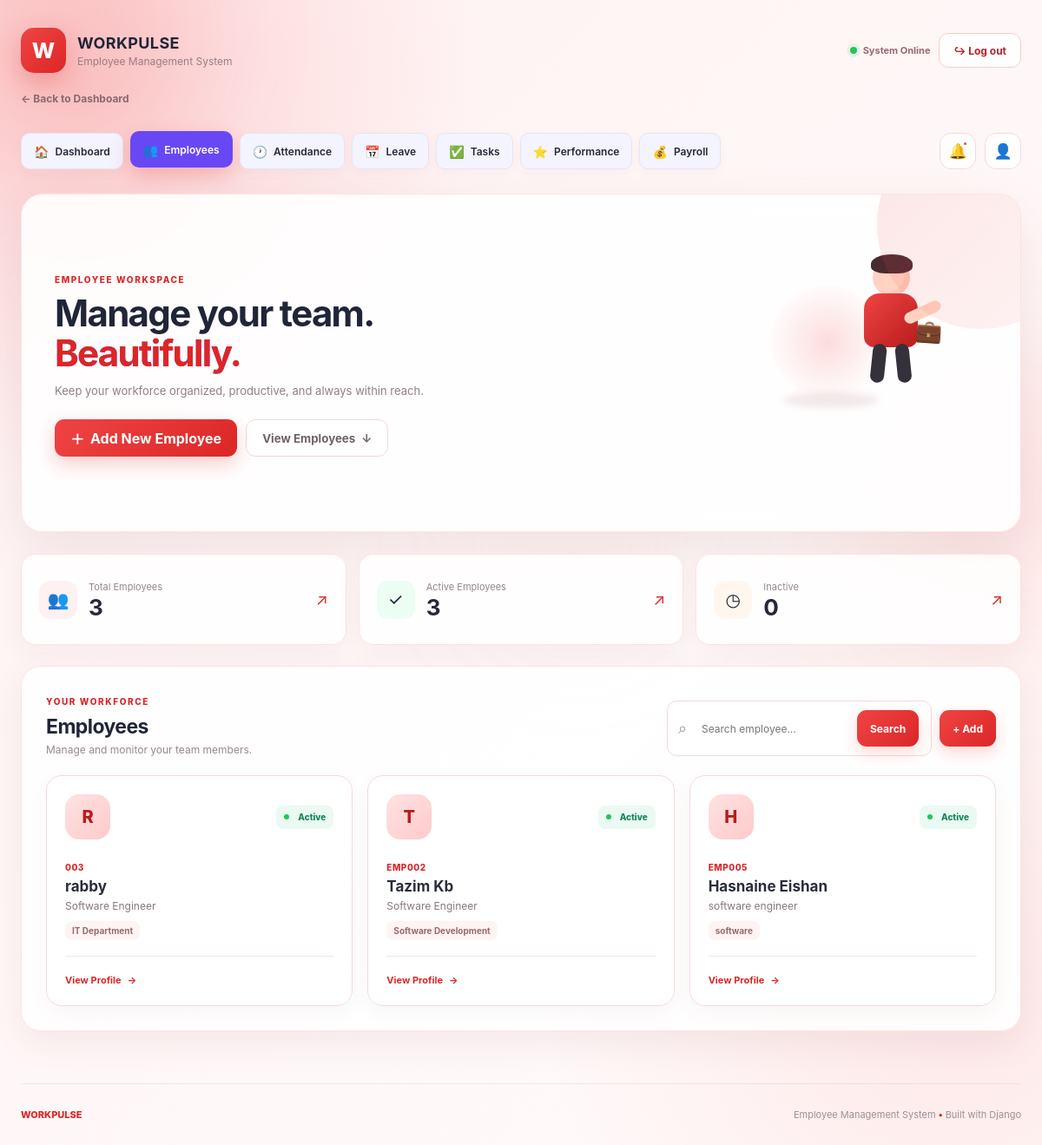
Screenshot of /employees/ (signed in) with the database file from the repository.
### core/models.py (models this page shows, shortened)
class Employee(models.Model):
    user = models.OneToOneField(
        User,
        on_delete=models.SET_NULL,
        null=True,
        blank=True,
        related_name='employee_profile'
    )
    employee_id = models.CharField(
        max_length=20,
        unique=True
    )
    full_name = models.CharField(
        max_length=100
    )
    email = models.EmailField(
        unique=True
    )
    phone = models.CharField(
        max_length=20
    )
    department = models.CharField(
        max_length=100
    )
    designation = models.CharField(
        max_length=100
    )
    joining_date = models.DateField()
    monthly_salary = models.DecimalField(
        max_digits=12,
        decimal_places=2,
        default=0
    )
    is_active = models.BooleanField(
        default=True
    )

### core/views.py (the view, shortened to what this page needs)
@admin_required
def employee_list(request):
    query = request.GET.get('q', '').strip()
    active_filter = request.GET.get('active', '')
    all_employees = Employee.objects.all()
    employees = all_employees.order_by('employee_id')
    if active_filter in ('active', 'inactive'):
        employees = employees.filter(is_active=active_filter == 'active')
    return render(
        request,
        'core/employee_list.html',
        {
            'employees': employees,
            'query': query,
            'active_filter': active_filter,
            'total_employees': all_employees.count(),
            'active_employees': all_employees.filter(is_active=True).count(),
            'inactive_employees': all_employees.filter(is_active=False).count(),
        }
    )

### core/context_processors.py (called while the page is built)
def workpulse_notifications(request):
    if not request.user.is_authenticated:
        return {}
    notifications = Notification.objects.filter(recipient=request.user)
    return {
        'unread_notifications': notifications.filter(read_at__isnull=True)[:5],
        'unread_notification_count': notifications.filter(read_at__isnull=True).count(),
    }

### core/views.py (called while the page is built)
def admin_required(view):
    return never_cache(user_passes_test(
        lambda user: user.is_authenticated and user.is_staff,
        login_url='admin_login',
    )(view))

### core/templates/core/employee_list.html (shortened to what this page needs)
{% load static %}
<!DOCTYPE html>
<html lang="en">
<head>
    <link rel="stylesheet" href="{% static 'core/css/style.css' %}">
</head>
<body>
    <div class="bg-orb orb-one"></div>
    <div class="bg-orb orb-three"></div>
    <main class="dashboard">
        <header class="topbar">
            <div class="brand">
                <div class="brand-icon">
                    W
                </div>
                <div>
                    <h2>WORKPULSE</h2>
                    <span>Employee Management System</span>
                </div>
            </div>
            <div class="top-actions">
                <div class="live-status">
                    <span></span>
                    System Online
                </div>
                <a
                    href="{% url 'logout' %}"
                    class="logout-btn"
                >
                    ↪ Log out
                </a>
            </div>
        </header>
        <a
            href="{% url 'dashboard_page' %}"
            class="back-dashboard"
        >
            ← Back to Dashboard
        </a>
        <nav class="main-navigation">
            <div class="nav-links">
                <a
                    href="{% url 'dashboard_page' %}"
                    class="nav-link"
                >
                    <span class="nav-icon">🏠</span>
                    Dashboard
                </a>
                <a
                    href="{% url 'employee_list' %}"
                    class="nav-link active"
                >
                    <span class="nav-icon">👥</span>
                    Employees
                </a>
                <a
                    href="{% url 'attendance_list' %}"
                    class="nav-link"
                >
                    <span class="nav-icon">🕐</span>
                    Attendance
                </a>
                <a
                    href="{% url 'leave_list' %}"
                    class="nav-link"
                >
                    <span class="nav-icon">📅</span>
                    Leave
                </a>
                <a
                    href="{% url 'task_list' %}"
                    class="nav-link"
                >
                    <span class="nav-icon">✅</span>
                    Tasks
                </a>
                <a
                    href="{% url 'performance_list' %}"
                    class="nav-link"
                >
                    <span class="nav-icon">⭐</span>
                    Performance
                </a>
                <a
                    href="{% url 'payroll_list' %}"
                    class="nav-link"
                >
                    <span class="nav-icon">💰</span>
                    Payroll
                </a>
            </div>
            <div class="nav-actions">
                <div class="notification-wrapper">
                    <button
                        type="button"
                        class="nav-icon-button"
                        id="notificationButton"
                        title="Notifications"
                        aria-label="Open notifications"
                    >
                        🔔
                        <span class="notification-dot"></span>
                    </button>
                </div>
                <div class="admin-wrapper">
                    <button
                        type="button"
                        class="nav-icon-button"
                        id="adminButton"
                        title="Administrator"
                        aria-label="Open administrator menu"
                    >
                        👤
                    </button>
                </div>
            </div>
        </nav>
        <section class="hero">
            <div class="hero-content">
                <span class="eyebrow">
                    EMPLOYEE WORKSPACE
                </span>
                <h1>
                    Manage your team.
                    <span>Beautifully.</span>
                </h1>
                <p>
                    Keep your workforce organized, productive,
                    and always within reach.
                </p>
                <div class="hero-buttons">
                    <a
                        href="{% url 'employee_add' %}"
                        class="primary-btn"
                    >
                        <span>＋</span>
                        Add New Employee
                    </a>
                    <button
                        type="button"
                        class="secondary-btn"
                        onclick="scrollToEmployees()"
                    >
                        View Employees
                        <span>↓</span>
                    </button>
                </div>
            </div>
            <div class="hero-character">
                <div class="character-glow"></div>
                <div class="employee-animation">
                    <div class="employee-head"></div>
                    <div class="employee-body">
                        <div class="employee-arm"></div>
                    </div>
                    <div class="briefcase">
                        💼
                    </div>
                    <div class="employee-leg leg-one"></div>
                    <div class="employee-leg leg-two"></div>
                </div>
                <div class="character-shadow"></div>
            </div>
        </section>
        <section class="stats">
            <div class="stat-card">
                <div class="stat-icon purple">
                    👥
                </div>
                <div>
                    <span>Total Employees</span>
                    <strong id="totalEmployees">
                        {{ total_employees|default:"0" }}
                    </strong>
                </div>
                <div class="stat-arrow">
                    ↗
                </div>
            </div>
            <div class="stat-card">
                <div class="stat-icon green">
                    ✓
                </div>
                <div>
                    <span>Active Employees</span>
                    <strong id="activeEmployees">
                        {{ active_employees|default:"0" }}
                    </strong>
                </div>
                <div class="stat-arrow">
                    ↗
                </div>
            </div>
            <div class="stat-card">
                <div class="stat-icon orange">
                    ◷
                </div>
                <div>
                    <span>Inactive</span>
                    <strong id="inactiveEmployees">
                        {{ inactive_employees|default:"0" }}
                    </strong>
                </div>
                <div class="stat-arrow">
                    ↗
                </div>
            </div>
        </section>
        <section
            class="employees-section"
            id="employees"
        >
            <div class="section-heading">
                <div>
                    <span class="section-label">
                        YOUR WORKFORCE
                    </span>
                    <h2>
                        Employees
                    </h2>
                    <p>
                        Manage and monitor your team members.
                    </p>
                </div>
                <div class="employee-tools">
                    <form
                        class="search-box"
                        method="get"
                    >
                        <span>⌕</span>
                        <input
                            type="text"
                            id="employeeSearch"
                            name="q"
                            value="{{ query }}"
                            placeholder="Search employee..."
                            autocomplete="off"
                        >
                        <button
                            type="submit"
                            class="small-add-btn"
                        >
                            Search
                        </button>
                    </form>
                    <a
                        href="{% url 'employee_add' %}"
                        class="small-add-btn"
                    >
                        + Add
                    </a>
                </div>
            </div>
            <div class="employee-grid">
                {% for employee in employees %}
                <article
                    class="employee-card"
                    data-name="{{ employee.full_name }}"
                    data-id="{{ employee.employee_id }}"
                    data-active="{{ employee.is_active|yesno:'true,false' }}"
                >
                    <div class="card-top">
                        <div class="employee-avatar">
                            {{ employee.full_name|first|upper }}
                        </div>
                        {% if employee.is_active %}
                        <span class="status active">
                            <i></i>
                            Active
                        </span>
                        {% else %}
                        <span class="status inactive">
                            <i></i>
                            Inactive
                        </span>
                        {% endif %}
                    </div>
                    <div class="employee-info">
                        <span class="employee-id">
                            {{ employee.employee_id }}
                        </span>
                        <h3>
                            {{ employee.full_name }}
                        </h3>
                        <p>
                            {{ employee.designation }}
                        </p>
                        <span class="department">
                            {{ employee.department }}
                        </span>
                    </div>
                    <div class="card-footer">
                        <a
                            href="{% url 'employee_detail' employee.employee_id %}"
                            class="view-btn"
                        >
                            View Profile
                            <span>→</span>
                        </a>
                    </div>
                </article>
                {% endfor %}
            </div>
        </section>
        <footer>
            <span>
                WORKPULSE
            </span>
            <p>
                Employee Management System
                <span>•</span>
                Built with Django
            </p>
        </footer>
    </main>
</body>
</html>

### rows the page displays
Employee: full_name|first "R", is_active True (drawn), employee_id "003", full_name "rabby", designation "Software Engineer", department "IT Department"
Employee: full_name|first "T", is_active True (drawn), employee_id "EMP002", full_name "Tazim Kb", designation "Software Engineer", department "Software Development"
Employee: full_name|first "H", is_active True (drawn), employee_id "EMP005", full_name "Hasnaine Eishan", designation "software engineer", department "software"

### other values shown
{{ total_employees|default:"0" }} "3"
{{ active_employees|default:"0" }} "3"
{{ inactive_employees|default:"0" }} "0"
